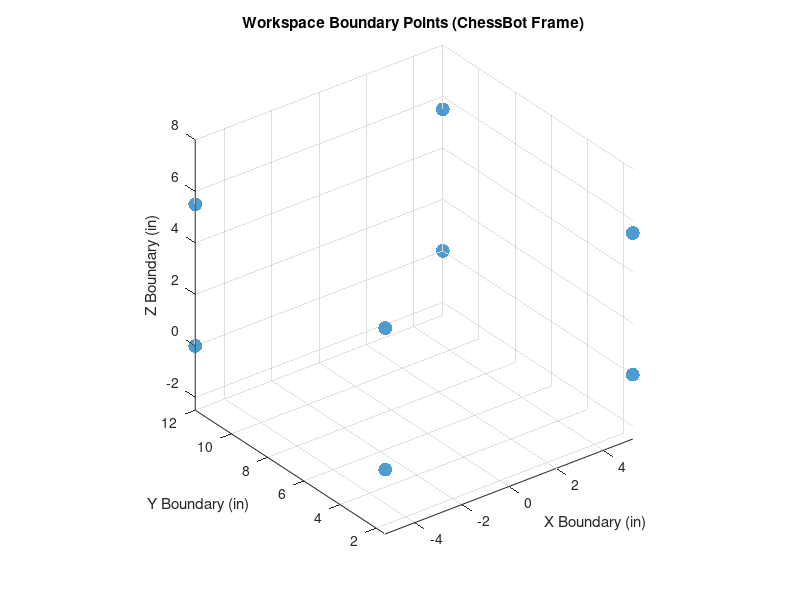

The MATLAB source for this figure: (Note: this script raises an error after producing the figure.)
%% Chess Robot Simulation - Consolidated
% Combines: (1) the rigidBodyTree robot-definition script and
%           (2) the ChessBot Workspace Planning / Linkage Dimensioning script
%
% UNITS: everything in this script is in INCHES. rigidBodyTree performs
% pure kinematics and does not require SI units -- as long as every
% length fed into it uses the same unit consistently, the math is valid.
% (Only dynamics/gravity properties, which this script doesn't use,
% assume meters by default in Robotics System Toolbox.)
%
% Frame convention: "ChessBot frame" -- origin at the robot's base
% (joint 1), matching the rigidBodyTree's own base frame. The board's
% "BLS frame" (playing-side leftmost square, i.e. the square nearest the
% robot) is related to it via base_center_BLS_frame. The board sits on
% the XY plane (z = 0), level with the robot's base actuator (joint 1's
% fixed transform is also at the origin, z = 0).

%% ---- 1. ChessBot Workspace Planning parameters (unchanged from your script) ----
% Side length of 1 square for chess board
squareSideLength = 1.5; % inches
boardSideLength = squareSideLength * 8;
boardBoundary = 1; % inch
boardHeight = 0.75; % inch -- physical board thickness (not used for placement; board sits at z=0)
boardTotalLength = boardSideLength + 2*boardBoundary;
tol = 0.5; % inches

% Information about piece dimensions
pieceBaseDiameter = 1; % inch
pieceHeadDiameter = 0.625; % inch
pieceNeckDiameter = 0.5; % inch
heightKQ = 2.5; % Height for King and Queen pieces, inches
heightRNB = 2.0; % Height for Rook, Knight, and Bishop pieces, inches
heightP = 1.5; % Height for Pawn pieces, inches

%{
Desired Minimum Workspace Boundaries for End Effector
End effector must be able to reach these coordinates, relative to the
ChessBot's playing-side leftmost square geometric center (BLS frame).
%}
maxXmove = 7 * squareSideLength;
maxYmove = 7 * squareSideLength;
maxZmove = 2*heightKQ + 0.5;

%{
Points: {[X1, Y1, Z1]}
positive X axis is to the right of the board
positive Y axis is across the board
positive Z axis is up
%}
workspace_boundary_points_BLS_frame = {[0, 0, 0], ...
                             [maxXmove, 0, 0], ...
                             [0, maxYmove, 0], ...
                             [0, 0, maxZmove], ...
                             [maxXmove, maxYmove, 0], ...
                             [maxXmove, 0, maxZmove], ...
                             [0, maxYmove, maxZmove], ...
                             [maxXmove, maxYmove, maxZmove]};

link1 = 9+1; % inches for vertical offset
link2 = 5; % inches
link3 = 3; % inches
platform_dia = 2; % inches

base_center_BLS_frame = [maxXmove/2, -tol - platform_dia/2, 0]; % robot base center, in BLS frame

workspace_boundary_points_chessbot_frame = cellfun(@(v) v - base_center_BLS_frame, ...
    workspace_boundary_points_BLS_frame, 'UniformOutput', false);

% Convert the cell array into an Nx3 numerical matrix (inches)
points_matrix = vertcat(workspace_boundary_points_chessbot_frame{:});
X = points_matrix(:, 1);
Y = points_matrix(:, 2);
Z = points_matrix(:, 3);

% Standalone diagnostic plot (kept from your original script)
figure('Name', 'Workspace Boundary Points (diagnostic)');
scatter3(X, Y, Z, 100, 'red', 'filled', 'MarkerFaceAlpha', 0.7);
xlabel('X Boundary (in)'); ylabel('Y Boundary (in)'); zlabel('Z Boundary (in)');
title('Workspace Boundary Points (ChessBot Frame)');
grid on; axis equal; view(3);

%% ---- 2. Robot definition (inches throughout; joint/limit choices unchanged) ----
robot = rigidBodyTree('DataFormat', 'column', 'MaxNumBodies', 6);
% NOTE: MaxNumBodies=6 covers the 5 bodies built below (yaw, shoulder,
% elbow, wrist, endeffector) plus 1 reserved slot for the gripper once
% it's added as an actual body. The config vector stays 4x1 either way,
% since fixed joints (the tip) and not-yet-added bodies (gripper) don't
% consume a DOF slot.

% Joint 1: Base yaw -- actuator 1, positioned AT the platform origin
% (the green dot). Controls the XY-plane angle.
bodyYaw = rigidBody('yaw');
jnt1 = rigidBodyJoint('joint1', 'revolute');
jnt1.JointAxis = [0 0 1];
jnt1.PositionLimits = [0, pi];
setFixedTransform(jnt1, trvec2tform([0 0 0])); % at the green dot
bodyYaw.Joint = jnt1;
addBody(robot, bodyYaw, 'base');

% Joint 2: Shoulder pitch -- actuator 2, positioned 1" BELOW the yaw
% actuator (i.e. 1" below the green dot).
bodyShoulder = rigidBody('shoulder');
jnt2 = rigidBodyJoint('joint2', 'revolute');
jnt2.JointAxis = [0 1 0];
jnt2.PositionLimits = [pi, 2*pi];
setFixedTransform(jnt2, trvec2tform([0 0 -1])); % 1" below the yaw actuator
bodyShoulder.Joint = jnt2;
addBody(robot, bodyShoulder, 'yaw');

% Joint 3: Elbow pitch -- actuator 3. The 10" link1 rod is now the fixed
% transform LEADING UP TO this joint, meaning it is swung BY the shoulder
% (joint 2)'s rotation -- so it correctly leaves the XY plane as the
% shoulder pitches, instead of being stuck flat.
bodyElbow = rigidBody('elbow');
jnt3 = rigidBodyJoint('joint3', 'revolute');
jnt3.JointAxis = [0 1 0];
jnt3.PositionLimits = [0, pi];
setFixedTransform(jnt3, trvec2tform([link1 0 0])); % 10" rod, driven by the shoulder's rotation
bodyElbow.Joint = jnt3;
addBody(robot, bodyElbow, 'shoulder');

% Joint 4: Wrist pitch -- actuator 4. The 6" link2 rod is swung by the
% elbow (joint 3)'s rotation.
bodyWrist = rigidBody('wrist');
jnt4 = rigidBodyJoint('joint4', 'revolute');
jnt4.JointAxis = [0 1 0];
jnt4.PositionLimits = [0, pi];
setFixedTransform(jnt4, trvec2tform([link2 0 0])); % 6" rod, driven by the elbow's rotation
bodyWrist.Joint = jnt4;
addBody(robot, bodyWrist, 'elbow');

% End effector tip -- NOT an actuated joint. This is the fixed 3.5" rod
% from the wrist actuator to the tip ("3 inches from center of actuation
% to end effector tip"), swung by the wrist's rotation but not itself a DOF.
bodyTip = rigidBody('endeffector');
jntTip = rigidBodyJoint('jointTip', 'fixed');
setFixedTransform(jntTip, trvec2tform([link3 0 0]));
bodyTip.Joint = jntTip;
addBody(robot, bodyTip, 'wrist');

% Joint 5: Gripper (placeholder -- servo vs solenoid still TBD)
% Not part of the reach chain; fill in once servo/solenoid is decided.
% NOTE: a 'fixed' joint (jointTip above) contributes no DOF, so the
% config vector passed to getTransform/checkCollision etc. is still 4x1
% -- one entry per REVOLUTE joint (joint1-4), unaffected by this change.

% Attach cylinder visuals so the linkages are actually observable (1" diameter).
% Each rod is drawn on the DISTAL body, spanning from the parent's frame
% (at -length along local x) to this body's own frame (at 0).
linkDiameter = 1; % inches
addLinkVisual(bodyElbow, link1, linkDiameter); % the 10" rod, drawn on bodyElbow
addLinkVisual(bodyWrist, link2, linkDiameter); % the 6" rod, drawn on bodyWrist
addLinkVisual(bodyTip, link3, linkDiameter);   % the 3.5" rod, drawn on bodyTip
addVisual(bodyShoulder, 'cylinder', [platform_dia/2, 1], trvec2tform([0 0 0.5])); % actuator housing marker, spans yaw -> shoulder

%% ---- 3. Environment: chessboard drawn on the XY plane, ChessBot frame ----
% Board sits at z = 0 (flush with the robot base actuator), not raised by
% boardHeight. BLS-frame square centers -> ChessBot frame using the SAME
% base_center_BLS_frame offset already applied to the workspace corners.

chessFig = figure('Name', 'Chess Robot Simulation');
axMain = axes('Parent', chessFig);
hold(axMain, 'on'); axis(axMain, 'equal'); grid(axMain, 'on');
view(axMain, 45, 30);
xlabel(axMain, 'X (in)'); ylabel(axMain, 'Y (in)'); zlabel(axMain, 'Z (in)');

for file = 1:8       % file -> X direction (BLS square = file 1)
    for rank = 1:8    % rank -> Y direction (BLS square = rank 1)
        centerBLS = [(file-1)*squareSideLength, (rank-1)*squareSideLength, 0]; % z=0: on the XY plane
        centerChessbot = centerBLS - base_center_BLS_frame;
        isLight = mod(file + rank, 2) == 0;
        faceColor = isLight * [0.9 0.9 0.8] + ~isLight * [0.3 0.2 0.1];
        patch('Parent', axMain, ...
              'XData', centerChessbot(1) + [-1 1 1 -1]*squareSideLength/2, ...
              'YData', centerChessbot(2) + [-1 -1 1 1]*squareSideLength/2, ...
              'ZData', centerChessbot(3)*[1 1 1 1], ...
              'FaceColor', faceColor, 'FaceAlpha', 1);
    end
end

% homeConfiguration() defaults every joint to 0, which may fall outside
% the PositionLimits you've set (e.g. joint2 = [pi, 2*pi] doesn't include
% 0) and can produce a strange pose. Use the midpoint of each joint's
% actual limits instead, so the displayed pose is always valid.
displayConfig = [mean(jnt1.PositionLimits); mean(jnt2.PositionLimits); ...
                 mean(jnt3.PositionLimits); mean(jnt4.PositionLimits)];
show(robot, displayConfig, 'Parent', axMain, 'PreservePlot', false);

% show() can reset axes properties on a fresh axes -- reassert explicitly
% so the Z axis and 3D box are guaranteed visible.
view(axMain, 45, 30);
box(axMain, 'on');
grid(axMain, 'on');
zlabel(axMain, 'Z (in)');

% Guaranteed-visible arm rendering: a thick polyline through each joint's
% frame, independent of whether the addVisual cylinder meshes render or
% get visually lost under the transparent workspace volumes.
drawArmLinks(robot, displayConfig, axMain, 6, [0.1 0.1 0.1]);

% Mark the robot platform's origin (base of joint 1) with a green dot
plot3(axMain, 0, 0, 0, 'o', 'MarkerSize', 10, 'MarkerFaceColor', [0 1 0], 'MarkerEdgeColor', 'k');

% Overlay the required-workspace corner points for a quick sanity check
plot3(axMain, X, Y, Z, 'r.', 'MarkerSize', 20);

%% ---- 4. Reachable workspace: sample the end-effector's volume ----
n = 8; % resolution per joint -- cost grows as n^4; raise once you confirm this runs end-to-end
q1 = linspace(jnt1.PositionLimits(1), jnt1.PositionLimits(2), n);
q2 = linspace(jnt2.PositionLimits(1), jnt2.PositionLimits(2), n);
q3 = linspace(jnt3.PositionLimits(1), jnt3.PositionLimits(2), n);
q4 = linspace(jnt4.PositionLimits(1), jnt4.PositionLimits(2), n);

exclusionZones = struct('box', {}, 'pose', {}, 'restrictedLinks', {}); % empty until populated

fprintf('Sampling reachable workspace (%d configurations)...\n', n^4);
tic;
maxPts = n^4;
pts = zeros(maxPts, 3);
idx = 0;
for a = q1
    for b = q2
        for c = q3
            for d = q4
                config4 = [a; b; c; d]; % 4x1 -- matches the tree's actual joint count (gripper not yet added as a body)
                if checkExclusion(robot, config4, exclusionZones)
                    T = getTransform(robot, config4, 'endeffector');
                    idx = idx + 1;
                    pts(idx, :) = tform2trvec(T);
                end
            end
        end
    end
end
pts = pts(1:idx, :);
fprintf('Done sampling workspace: %d points in %.1f seconds.\n', idx, toc);

% Diagnostic: is the "dead zone" near the base bigger than the board's
% near-edge offset? If so, that region will ALWAYS be excluded,
% regardless of squareSideLength, since tol/platform_dia don't scale
% with it.
minReach = min(sqrt(sum(pts.^2, 2)));
nearEdgeDist = sqrt((maxXmove/2)^2 + (tol + platform_dia/2)^2);
fprintf('Minimum reachable radius from base: %.2f in\n', minReach);
fprintf('Distance from base to nearest board-edge corner: %.2f in\n', nearEdgeDist);
if minReach > nearEdgeDist
    fprintf(['NOTE: minimum reach (%.2f in) exceeds the near-edge distance ' ...
             '(%.2f in) -- this is why that region is always excluded. ' ...
             'Increase tol/platform offset, or loosen joint limits so the ' ...
             'arm can fold in closer to the base.\n'], minReach, nearEdgeDist);
end

shp = alphaShape(pts(:,1), pts(:,2), pts(:,3));

%% ---- 5. Required workspace volume -- driven by your boundary points (inches) ----
reqMin = [min(X), min(Y), min(Z)];
reqMax = [max(X), max(Y), max(Z)];

%% ---- 6. Containment test + color coding, overlaid on the main figure ----
testPts = sampleBoxPoints(reqMin, reqMax, 10);
inReach = inShape(shp, testPts(:,1), testPts(:,2), testPts(:,3));
fullyContained = all(inReach);

if fullyContained
    workspaceColor = [0 1 0]; % green: reachable workspace covers the requirement
else
    workspaceColor = [1 0 0]; % red: does not fully cover the requirement
end

plot(shp, 'Parent', axMain, 'FaceColor', workspaceColor, 'FaceAlpha', 0.25, 'EdgeColor', 'none');
drawBox(reqMin, reqMax, [0 0 1], 0.3, axMain); % required volume, forced blue, pinned to axMain

if fullyContained
    fprintf('Reachable workspace fully encompasses the required volume.\n');
else
    fprintf('Reachable workspace does NOT fully encompass the required volume.\n');
end

%% ---- 7. Exclusion zone framework (inactive until populated) ----
% exclusionZones(end+1).box = collisionBox(L, W, H);   % inches
% exclusionZones(end).pose  = trvec2tform([x y z]);    % inches, ChessBot frame
% exclusionZones(end).restrictedLinks = {'elbow', 'wrist'}; % body names

%% ---- Local functions ----

function drawArmLinks(robot, config, ax, lineWidth, color)
    % Draws a thick polyline through base -> yaw -> shoulder -> elbow ->
    % wrist -> endeffector, guaranteed visible regardless of addVisual
    % mesh rendering. Joints are marked with filled circles.
    bodyNames = {'yaw', 'shoulder', 'elbow', 'wrist', 'endeffector'};
    linePts = zeros(numel(bodyNames) + 1, 3);
    linePts(1, :) = [0 0 0]; % base origin
    for i = 1:numel(bodyNames)
        T = getTransform(robot, config, bodyNames{i});
        linePts(i + 1, :) = tform2trvec(T);
    end
    plot3(ax, linePts(:,1), linePts(:,2), linePts(:,3), '-o', ...
          'Color', color, 'LineWidth', lineWidth, ...
          'MarkerSize', 6, 'MarkerFaceColor', color, 'MarkerEdgeColor', color);
end

function addLinkVisual(body, linkLength, diameterIn)
    % Draws a cylinder rod on `body`, spanning from the parent joint's
    % frame (at -linkLength along local x) to this body's own frame (at
    % 0), since that's the physical rod represented by this body's fixed
    % transform. Default addVisual cylinders are centered on their own
    % local z-axis, so we rotate z -> x, then shift the center back by
    % half the length so the rod spans [-linkLength, 0] instead of being
    % centered on the origin.
    radius = diameterIn / 2;
    rotateZtoX = axang2tform([0 1 0 pi/2]);
    shiftBack = trvec2tform([-linkLength/2 0 0]);
    tform = shiftBack * rotateZtoX;
    addVisual(body, 'cylinder', [radius, linkLength], tform);
end

function pts = sampleBoxPoints(boxMin, boxMax, nPerSide)
    [Xg, Yg, Zg] = ndgrid(linspace(boxMin(1), boxMax(1), nPerSide), ...
                          linspace(boxMin(2), boxMax(2), nPerSide), ...
                          linspace(boxMin(3), boxMax(3), nPerSide));
    pts = [Xg(:) Yg(:) Zg(:)];
end

function drawBox(boxMin, boxMax, faceColor, faceAlpha, ax)
    v = [boxMin(1) boxMin(2) boxMin(3);
         boxMax(1) boxMin(2) boxMin(3);
         boxMax(1) boxMax(2) boxMin(3);
         boxMin(1) boxMax(2) boxMin(3);
         boxMin(1) boxMin(2) boxMax(3);
         boxMax(1) boxMin(2) boxMax(3);
         boxMax(1) boxMax(2) boxMax(3);
         boxMin(1) boxMax(2) boxMax(3)];
    f = [1 2 3 4; 5 6 7 8; 1 2 6 5; 2 3 7 6; 3 4 8 7; 4 1 5 8];
    patch('Parent', ax, 'Vertices', v, 'Faces', f, 'FaceColor', faceColor, ...
          'FaceAlpha', faceAlpha, 'EdgeColor', 'k');
end

function valid = checkExclusion(robot, config, exclusionZones)
    valid = true;
    if isempty(exclusionZones)
        return;
    end
    for z = 1:numel(exclusionZones)
        zone = exclusionZones(z);
        zone.box.Pose = zone.pose;
        for linkName = zone.restrictedLinks
            linkTform = getTransform(robot, config, linkName{1});
            linkBox = collisionBox(0.4, 0.4, 0.4); % small proxy volume at link origin (inches)
            linkBox.Pose = linkTform;
            if checkCollision(zone.box, linkBox)
                valid = false;
                return;
            end
        end
    end
end
